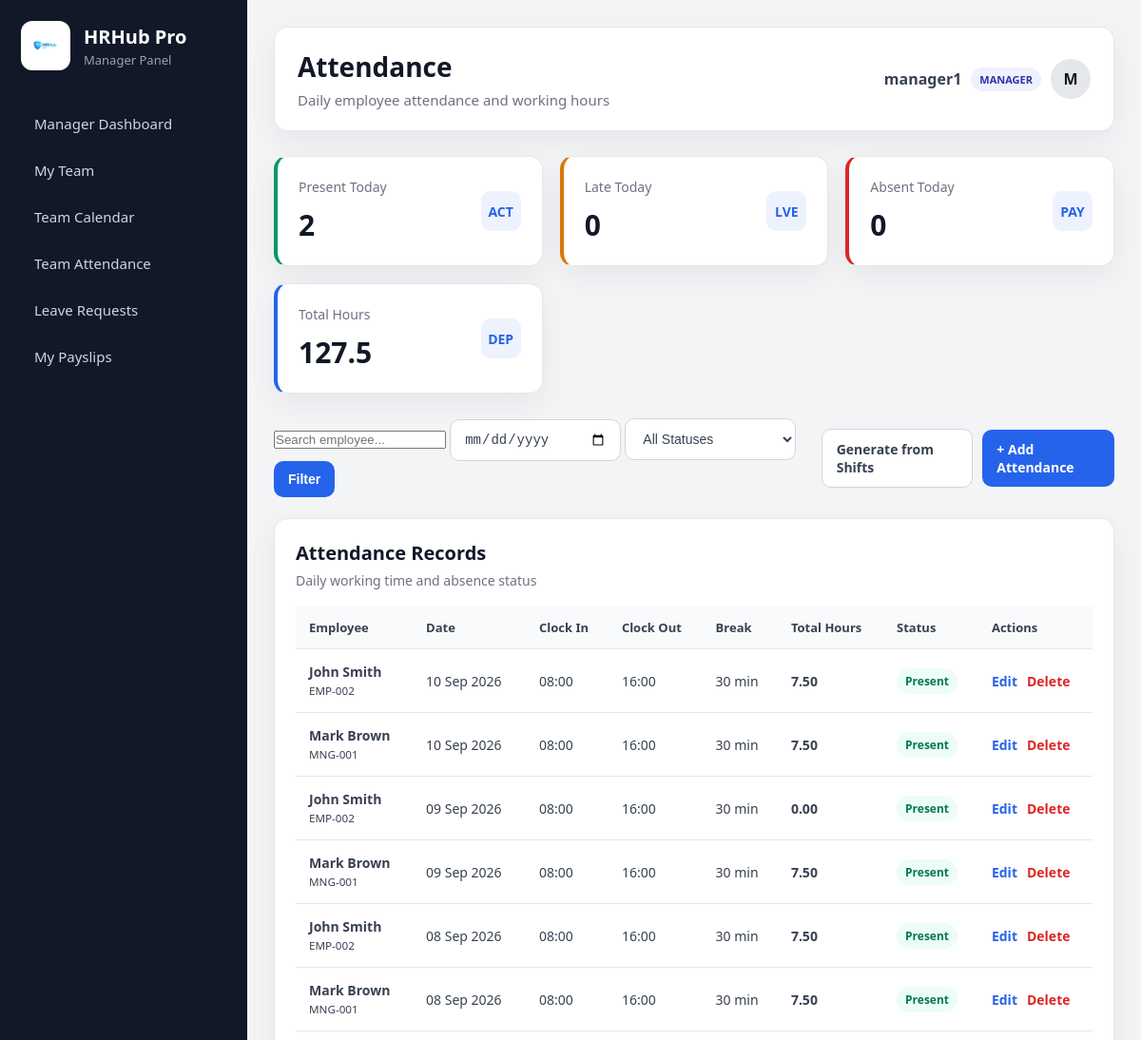
Before: /attendance/ (signed in, upper part) with the older database file.
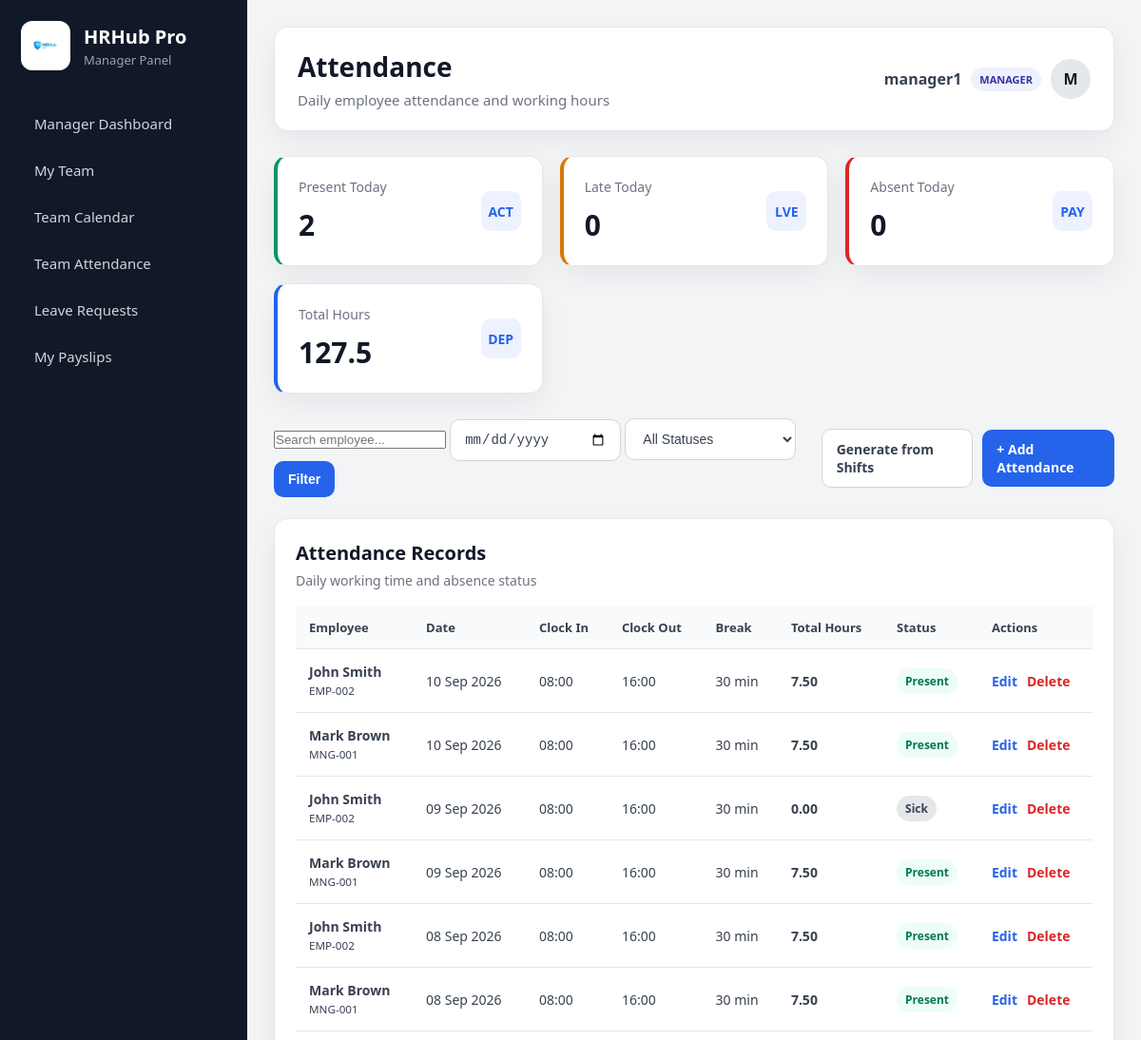
After: the same page with the newer database file.
### attendance/models.py (models this page shows, shortened)
class Attendance(models.Model):
    STATUS_CHOICES = [
        ("PRESENT", "Present"),
        ("ABSENT", "Absent"),
        ("LATE", "Late"),
        ("SICK", "Sick"),
        ("HOLIDAY", "Holiday"),
    ]
    employee = models.ForeignKey(
        Employee,
        on_delete=models.CASCADE,
        related_name="attendance_records",
    )
    date = models.DateField()
    clock_in = models.TimeField(
        blank=True,
        null=True,
    )
    clock_out = models.TimeField(
        blank=True,
        null=True,
    )
    break_minutes = models.PositiveIntegerField(
        default=0,
    )
    total_hours = models.DecimalField(
        max_digits=5,
        decimal_places=2,
        default=Decimal("0.00"),
    )
    status = models.CharField(
        max_length=20,
        choices=STATUS_CHOICES,
        default="PRESENT",
    )
    notes = models.TextField(
        blank=True,
        null=True,
    )
    created_at = models.DateTimeField(
        auto_now_add=True,
    )
    updated_at = models.DateTimeField(
        auto_now=True,
    )
    class Meta:
        ordering = ["-date", "employee__first_name", "employee__last_name"]
        unique_together = ["employee", "date"]
        verbose_name = "Attendance Record"
        verbose_name_plural = "Attendance Records"

### employees/models.py (models this page shows, shortened)
class Employee(models.Model):
    EMPLOYMENT_TYPE_CHOICES = [
        ("FULL_TIME", "Full Time"),
        ("PART_TIME", "Part Time"),
        ("CONTRACT", "Contract"),
        ("TEMPORARY", "Temporary"),
        ("AGENCY", "Agency"),
    ]
    STATUS_CHOICES = [
        ("ACTIVE", "Active"),
        ("INACTIVE", "Inactive"),
        ("ON_LEAVE", "On Leave"),
        ("TERMINATED", "Terminated"),
    ]
    user = models.OneToOneField(
        User,
        on_delete=models.SET_NULL,
        blank=True,
        null=True,
        related_name="employee_profile",
    )
    employee_number = models.CharField(
        max_length=30,
        unique=True,
    )
    first_name = models.CharField(
        max_length=100,
    )
    last_name = models.CharField(
        max_length=100,
    )
    email = models.EmailField(
        unique=True,
    )
    phone = models.CharField(
        max_length=30,
        blank=True,
        null=True,
    )
    address = models.TextField(
        blank=True,
        null=True,
    )
    date_of_birth = models.DateField(
        blank=True,
        null=True,
    )
    job_title = models.CharField(
        max_length=150,
    )
    department = models.ForeignKey(
        "departments.Department",
        on_delete=models.SET_NULL,
        blank=True,
        null=True,
        related_name="employees",
    )
    manager = models.ForeignKey(
        "self",
        on_delete=models.SET_NULL,
        blank=True,
        null=True,
        related_name="team_members",
    )
    employment_type = models.CharField(
        max_length=20,
        choices=EMPLOYMENT_TYPE_CHOICES,
        default="FULL_TIME",
    )
    hire_date = models.DateField()
    salary = models.DecimalField(
        max_digits=10,
        decimal_places=2,
        default=0,
    )
    status = models.CharField(
        max_length=20,
        choices=STATUS_CHOICES,
        default="ACTIVE",
    )
    emergency_contact_name = models.CharField(
        max_length=150,
        blank=True,
        null=True,
    )
    emergency_contact_phone = models.CharField(
        max_length=30,
        blank=True,
        null=True,
    )
    notes = models.TextField(
        blank=True,
        null=True,
    )
    created_at = models.DateTimeField(
        auto_now_add=True,
    )
    updated_at = models.DateTimeField(
        auto_now=True,
    )
    class Meta:
        ordering = ["first_name", "last_name"]
        verbose_name = "Employee"
        verbose_name_plural = "Employees"
    @property
    def full_name(self):
        return f"{self.first_name} {self.last_name}"

### attendance/views.py (the view)
# urls.py: path("", views.attendance_list, name="attendance_list"),
@login_required
def attendance_list(request):
    if not user_can_manage_attendance(request.user):
        messages.error(request, "You do not have permission to access attendance.")
        return redirect("role_redirect")
    today = timezone.localdate()
    search_query = request.GET.get("search", "")
    status_filter = request.GET.get("status", "")
    date_filter = request.GET.get("date", "")
    visible_employees = get_attendance_employee_queryset(request.user)
    attendance_records = Attendance.objects.select_related(
        "employee",
        "employee__department",
    ).filter(
        employee__in=visible_employees,
    )
    if search_query:
        attendance_records = attendance_records.filter(
            Q(employee__first_name__icontains=search_query)
            | Q(employee__last_name__icontains=search_query)
            | Q(employee__employee_number__icontains=search_query)
        )
    if status_filter:
        attendance_records = attendance_records.filter(status=status_filter)
    if date_filter:
        attendance_records = attendance_records.filter(date=date_filter)
    total_hours = attendance_records.aggregate(
        total=Sum("total_hours"),
    )["total"] or 0
    present_today = Attendance.objects.filter(
        employee__in=visible_employees,
        date=today,
        status="PRESENT",
    ).count()
    late_today = Attendance.objects.filter(
        employee__in=visible_employees,
        date=today,
        status="LATE",
    ).count()
    absent_today = Attendance.objects.filter(
        employee__in=visible_employees,
        date=today,
        status="ABSENT",
    ).count()
    context = {
        "attendance_records": attendance_records.order_by("-date", "employee__first_name"),
        "search_query": search_query,
        "status_filter": status_filter,
        "date_filter": date_filter,
        "status_choices": Attendance.STATUS_CHOICES,
        "total_hours": total_hours,
        "present_today": present_today,
        "late_today": late_today,
        "absent_today": absent_today,
    }
    return render(request, "attendance/attendance_list.html", context)

### accounts/context_processors.py (called while the page is built)
def user_role_context(request):
    user_role = None
    is_admin_user = False
    is_hr_user = False
    is_manager_user = False
    is_employee_user = False
    if request.user.is_authenticated:
        profile = getattr(request.user, "profile", None)
        if request.user.is_superuser:
            user_role = "ADMIN"
            is_admin_user = True
        elif profile:
            user_role = profile.role
            is_admin_user = profile.role == "ADMIN"
            is_hr_user = profile.role == "HR"
            is_manager_user = profile.role == "MANAGER"
            is_employee_user = profile.role == "EMPLOYEE"
    return {
        "user_role": user_role,
        "is_admin_user": is_admin_user,
        "is_hr_user": is_hr_user,
        "is_manager_user": is_manager_user,
        "is_employee_user": is_employee_user,
    }

### attendance/views.py (called while the page is built)
def get_user_role(user):
    profile = getattr(user, "profile", None)
    if profile:
        return profile.role
    return None

def user_can_manage_attendance(user):
    if user.is_superuser:
        return True
    role = get_user_role(user)
    return role in ["ADMIN", "HR", "MANAGER"]

### templates/attendance/attendance_list.html (shortened to what the changed rows need)
{% extends 'base.html' %}
{% block page_title %}Attendance{% endblock %}
{% block content %}
<section class="stats-grid">
    <div class="stat-card green">
        <div>
            <h2>{{ present_today }}</h2>
        </div>
    </div>
    <div class="stat-card orange">
        <div>
            <h2>{{ late_today }}</h2>
        </div>
    </div>
    <div class="stat-card red">
        <div>
            <h2>{{ absent_today }}</h2>
        </div>
    </div>
    <div class="stat-card blue">
        <div>
            <h2>{{ total_hours }}</h2>
        </div>
    </div>
</section>
<section class="table-card">
    <table class="data-table">
        <thead>
            <tr>
                <th>Employee</th>
                <th>Date</th>
                <th>Clock In</th>
                <th>Clock Out</th>
                <th>Break</th>
                <th>Total Hours</th>
                <th>Status</th>
                <th>Actions</th>
            </tr>
        </thead>
        <tbody>
            {% for attendance in attendance_records %}
                <tr>
                    <td>
                        <strong>{{ attendance.employee.full_name }}</strong>
                        <br>
                        <small>{{ attendance.employee.employee_number }}</small>
                    </td>
                    <td>{{ attendance.date|date:"d M Y" }}</td>
                    <td>
                        {% if attendance.clock_in %}
                            {{ attendance.clock_in|time:"H:i" }}
                        {% else %}
                            —
                        {% endif %}
                    </td>
                    <td>
                        {% if attendance.clock_out %}
                            {{ attendance.clock_out|time:"H:i" }}
                        {% else %}
                            —
                        {% endif %}
                    </td>
                    <td>{{ attendance.break_minutes }} min</td>
                    <td>
                        <strong>{{ attendance.total_hours }}</strong>
                    </td>
                    <td>
                        {% if attendance.status == "PRESENT" %}
                            <span class="badge badge-success">Present</span>
                        {% elif attendance.status == "LATE" %}
                            <span class="badge badge-warning">Late</span>
                        {% elif attendance.status == "ABSENT" %}
                            <span class="badge badge-danger">Absent</span>
                        {% elif attendance.status == "SICK" %}
                            <span class="badge badge-muted">Sick</span>
                        {% elif attendance.status == "HOLIDAY" %}
                            <span class="badge badge-info">Holiday</span>
                        {% else %}
                            <span class="badge badge-muted">{{ attendance.get_status_display }}</span>
                        {% endif %}
                    </td>
                    <td>
                        <div class="table-actions">
                            <a href="{% url 'attendance_update' attendance.id %}" class="action-link">
                                Edit
                            </a>
                            <a href="{% url 'attendance_delete' attendance.id %}" class="action-link danger-link">
                                Delete
                            </a>
                        </div>
                    </td>
                </tr>
            {% empty %}
                <tr>
                    <td colspan="8" class="empty-table">
                        No attendance records found.
                    </td>
                </tr>
            {% endfor %}
        </tbody>
    </table>
</section>
{% endblock %}

Changed rows visible on the page:
changed Attendance (number 3 of 6 on the later page): status "Present" → "Sick"
